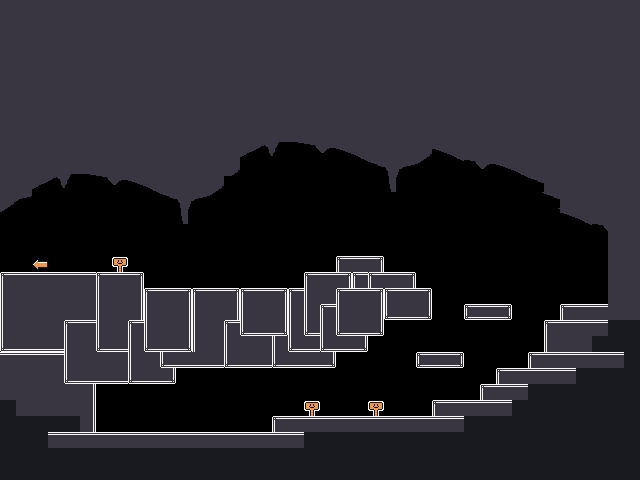

Rendered tile map (Tiled .tmx) drawn with the repository's tilesets; below, a short description and the map source with its tile grids summarised:
An orthogonal 40x30 tile map with 16x16 px tiles, 2 tile layers (Tile Layer 1, Tile Layer 2), 2 tilesets and 29 objects (3x guide, portal, mushroom, shaker, Player).

<map version="1.10" tiledversion="1.10.1" orientation="orthogonal" renderorder="right-down" width="40" height="30" tilewidth="16" tileheight="16" infinite="0" nextlayerid="6" nextobjectid="31">
 <editorsettings>
  <export target="map-cave.lua" format="lua" />
 </editorsettings>
 <tileset firstgid="1" name="background" tilewidth="16" tileheight="16" tilecount="512" columns="32">
  <image source="background.png" width="512" height="256" />
 </tileset>
 <tileset firstgid="513" name="spritesheet" tilewidth="16" tileheight="16" tilecount="512" columns="32">
  <image source="spritesheet.png" width="512" height="256" />
 </tileset>
 <objectgroup id="3" name="solid" opacity="0">
  <object id="2" x="0" y="272" width="96" height="208">
   <properties>
    <property name="collidable" type="bool" value="true" />
   </properties>
  </object>
  <object id="3" x="96" y="272" width="48" height="112">
   <properties>
    <property name="collidable" type="bool" value="true" />
   </properties>
  </object>
  <object id="4" x="144" y="288" width="32" height="96">
   <properties>
    <property name="collidable" type="bool" value="true" />
   </properties>
  </object>
  <object id="5" x="176" y="288" width="128" height="80">
   <properties>
    <property name="collidable" type="bool" value="true" />
   </properties>
  </object>
  <object id="6" x="304" y="272" width="32" height="96">
   <properties>
    <property name="collidable" type="bool" value="true" />
   </properties>
  </object>
  <object id="7" x="336" y="256" width="32" height="96">
   <properties>
    <property name="collidable" type="bool" value="true" />
   </properties>
  </object>
  <object id="8" x="368" y="256" width="16" height="80">
   <properties>
    <property name="collidable" type="bool" value="true" />
   </properties>
  </object>
  <object id="9" x="384" y="272" width="32" height="48">
   <properties>
    <property name="collidable" type="bool" value="true" />
   </properties>
  </object>
  <object id="10" x="416" y="288" width="16" height="32">
   <properties>
    <property name="collidable" type="bool" value="true" />
   </properties>
  </object>
  <object id="11" x="464" y="304" width="48" height="16">
   <properties>
    <property name="collidable" type="bool" value="true" />
   </properties>
  </object>
  <object id="12" x="416" y="352" width="48" height="16">
   <properties>
    <property name="collidable" type="bool" value="true" />
   </properties>
  </object>
  <object id="13" x="608" y="0" width="32" height="480">
   <properties>
    <property name="collidable" type="bool" value="true" />
   </properties>
  </object>
  <object id="14" x="560" y="304" width="48" height="176">
   <properties>
    <property name="collidable" type="bool" value="true" />
   </properties>
  </object>
  <object id="15" x="544" y="320" width="16" height="160">
   <properties>
    <property name="collidable" type="bool" value="true" />
   </properties>
  </object>
  <object id="16" x="528" y="352" width="16" height="128">
   <properties>
    <property name="collidable" type="bool" value="true" />
   </properties>
  </object>
  <object id="17" x="496" y="368" width="32" height="112">
   <properties>
    <property name="collidable" type="bool" value="true" />
   </properties>
  </object>
  <object id="18" x="480" y="384" width="16" height="96">
   <properties>
    <property name="collidable" type="bool" value="true" />
   </properties>
  </object>
  <object id="19" x="432" y="400" width="48" height="80">
   <properties>
    <property name="collidable" type="bool" value="true" />
   </properties>
  </object>
  <object id="20" x="272" y="416" width="160" height="64">
   <properties>
    <property name="collidable" type="bool" value="true" />
   </properties>
  </object>
  <object id="21" x="96" y="432" width="176" height="48">
   <properties>
    <property name="collidable" type="bool" value="true" />
   </properties>
  </object>
  <object id="22" x="0" y="352" width="96" height="128">
   <properties>
    <property name="collidable" type="bool" value="true" />
   </properties>
  </object>
  <object id="28" x="0" y="0" width="1" height="352" />
 </objectgroup>
 <layer id="1" name="Tile Layer 1" width="40" height="30">
  <data>[1200 cells, 1200 non-empty, 55 distinct tile ids]</data>
 </layer>
 <layer id="2" name="Tile Layer 2" width="40" height="30">
  <data>[1200 cells, 375 non-empty, 15 distinct tile ids]</data>
 </layer>
 <objectgroup id="4" name="items" opacity="0">
  <object id="23" name="portal" type="portal" x="0" y="224" width="16" height="48">
   <properties>
    <property name="spawndir" value="left" />
    <property name="spawnpoint" type="int" value="2" />
    <property name="target" value="forest" />
   </properties>
  </object>
  <object id="25" name="guide 1" type="guide" x="96" y="240" width="48" height="32">
   <properties>
    <property name="text" value="As you probably can (or cannot) tell, this is a cave." />
   </properties>
  </object>
  <object id="26" name="guide 2" type="guide" x="352" y="384" width="48" height="32">
   <properties>
    <property name="text" value="Watch your steps! The area forward is the weakest spot of the cave." />
   </properties>
  </object>
  <object id="27" name="guide 3" type="guide" x="288" y="384" width="48" height="32">
   <properties>
    <property name="text" value="Someone can send the whole cave 'rocking' when stepping on it." />
   </properties>
  </object>
  <object id="29" name="rock shroom" type="mushroom" x="128" y="416" width="16" height="16">
   <properties>
    <property name="shaker" type="bool" value="true" />
    <property name="shroomidx" type="int" value="3" />
   </properties>
  </object>
  <object id="30" name="shaker" type="shaker" x="96" y="431" width="176" height="1" />
 </objectgroup>
 <objectgroup id="5" name="spawn point">
  <object id="24" name="Player" x="64" y="256">
   <properties>
    <property name="spawnpoint" type="int" value="1" />
   </properties>
  </object>
 </objectgroup>
</map>
